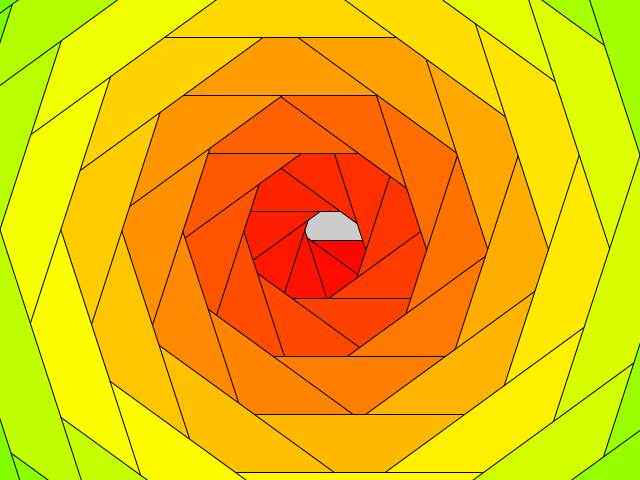
Frame 1 (no input)
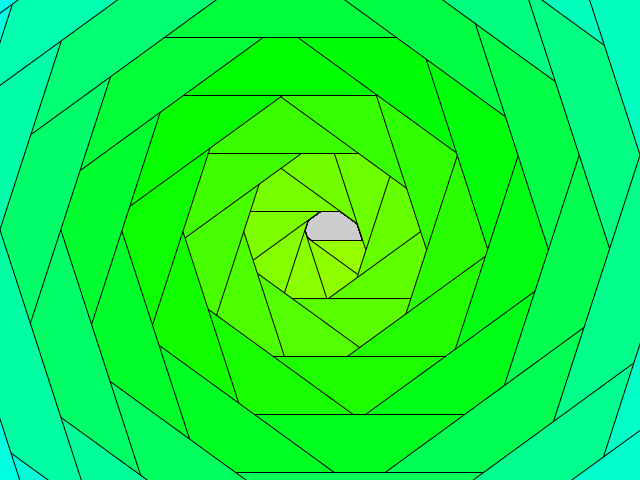
Frame 60 (the mouse pressed at the canvas centre just before this capture)
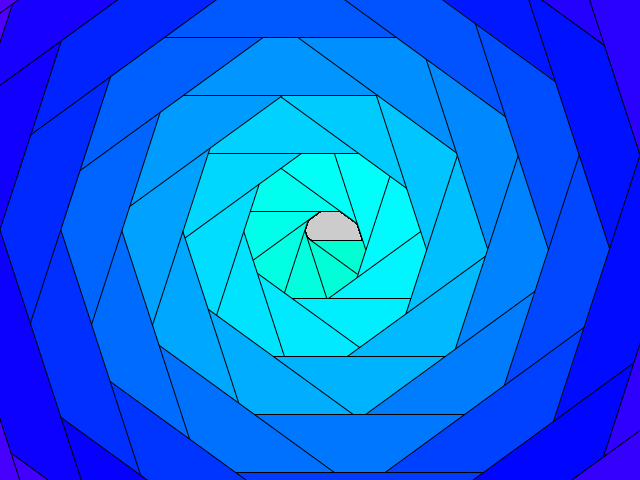
Frame 120 (the mouse held since frame 60 and released just before this capture)

The Processing sketch that drew these frames (run headless with seeded random() and noise(); from frame 60 on, the mouse is pressed at the canvas centre):

// Processing sketch: iwannamakepatterns
// ── iwannamakepatterns.pde
/* Title: Iwannamakepatterns *\
|* Author: Louie Wang        *|
|* Description: processing   *|
|* asked how many patterns   *|
|* will you make and the     *|
|* programmer said "yes"     *|
\*_Date:Sept.11,2024_________*/

//jk im not makin crap probs

//vegetables
int Mode = 0;
int SV1 = 10;
int SV2 = 12;

void setup() {
  size(640,480);
}

void draw() {
  //draw the patterns here and the buttons to
  switch(Mode){//why the dingus does processing autoformat the switch case to be so hard to read? do people actually write them that way? OG Comment: seriously, why don't people write switch cases like this? It's so much easier to read.
  case 0://rectanglopulous; SV1 = number of rects per ring, SV2 = number of rings OG Comment: image 1: coloured rect whirlpool thingy
  translate(width/2,height/2);
    float PPC; //Pixels Per Circle, not PowerPC
    int Longest;
    if(width>height){
      Longest = width;
    }else{
      Longest = height;
    }
    PPC = Longest / (SV2-1);
    for(float i=0;i<SV2;i++) {
      for(float j=0;j<SV1;j++) {
        float Angle = j/SV1*TAU; //who here uses TWO_PI anyways? Also this is wrong but it works, so if it aint broke don't fix it?
        push();
        colorMode(HSB);
        rotate(Angle);//see, I could just rotate this by a fixed value by moving the pushpop to the outside of this nested for(){} nightmare
        float Yoff = PPC*(j/SV1+i); //Y-offset
        fill((frameCount+(i*SV1+j))%255,255,255);
        rect(-Longest/2,Yoff,Longest,Longest);
        pop();
      }
    }
    break;
  case 1:
    break;
  }
}

/* yup section

  heyo, I'm not even finished my last project yet.
  Actually I haven't even started this one.
  I just want to note down that I want to make a
  golf game for the twoplayergames thingy.
  It's gonna be like the EA golf games on the GB.
  
  Okay, so maybe I will do a twoplayergames game.
  I actually don't think the golf game will be
  fitting of the criteria.

  Ok, even though this isnt the file with the yap,
  I'm going to record my thoughts on the Phestival,
  just so I can learn to merge changes and so I
  don't forget about it like the idiot I am.
  The Phestival ended at 9:23 PM yesterday,
  while I was marvelling at how a skateboard and
  a shuriken managed to get on the lost temple tunnel.
  Needless to say, team pirate won, maybe since
  it was the most popular team (probably).
  We won 6 of the 8 categories, with the first half
  being fully won by the pirates, which meant
  the scoring for the first half was 40-0, with
  10 points per category. The second half,
  it became 80-40 because it was 20 points per.
  The reward skin was Coil 2.0, which I IMMEDIATELY
  called "Coilgraft" because it looked like Coil
  was a Biograft, kinda.
  Anyways, I only found 2 other skins in the lobby.
  The first one was Steampunk(?) Scythe, who now
  occupies the murder apartment room. Obviously,
  I did not buy since I don't play Scythe.
  *catshot intensifies*
  The other one was on the flingy cheese side
  of the Rat Zone. Now, I thought the skin was like
  Piratekit 2.0 or something, because in the game
  icon and banner, it looked like it was Medkit.
  However the skin turned out to be Captain Rocket,
  which I bought anyway because cool rocket skin.
  Now I am only 32k bux poorer since the phestival
  awarded a whopping 3k bux to me for winning.
  Or maybe I read the price wrong and it was 32k bux.
  Anyways I gotta go to school cause school.
  I'm gonna learn how to merge no matter what.
  
  GRRRR it didn't save my work so I have to rewrite
  all of the yap manually. i hate this game
  At least I learned how to merge things.
  Or not really, but oh well, good enough for now.
  Holy heck, the bad piggies tusk till dawn theme is
  straight fire, head banger, super bop, turbo beat.
  I made the last 2 up, but this song is so good.
  Especially the perfect loop made from the game file.
  It's not like sonic mania where it's looped in software.
  The song was just baked as a perfect looping song.
  And now, I'm making a planning section just like old times.
  Also known as I'm too stupid to do this all in my head.
  
  Plannings upon thy wheels of colour:
  SV1 is for how many rects are per full circle of the pattern.
  SV2 is for how many full circles to draw in the pattern.
  Every rect gets offset Y-wise based on which rect it is.
  The function find out if width or height is longest,
  then it makes the thickness of a full circle into
  SV2-1 divided by width or height. This makes it draw offscreen.
  The rotation per rect is already figured out.
  The colour will be frameCount+(i*SV1+j) to cycle.
  Man, I miss programming for the Sega Genesis...
  At this point I feel like I'm writing a periodical
  rather than a computer program. I mean,
  the amount of lines that I have wrote down here
  is more than the lines of code that I wrote up there.
  Maybe I should just start a blog or something.
  Also, MisakiGothic(or Mincho) is crazy at 8pt.
  I think I should start using git for Tophat Turmoil.
  It is just more useful and stuff because
  I don't have to rely on OneDrive's version history.
  I mean, it deletes them after 90 days, so I should git.
  
  Okay, now that I have learned how to merge,
  naturally a rant follows.
  The whole merge business happened because somehow,
  I managed to have time travelled or something,
  as 2 days ago, my computer had the version that
  I thought was gone, but then just this morning,
  I yapped about phighting in this file on the same
  PC, the SAME PC that I used to make the original one,
  but somehow the changes weren't here when I was yapping.
  Then come afterschool, I decide to do a git pl
  since I thought that the original file was kaput,
  but then it told me that there were conflicts,
  and alakazam, the original file somehow reappears here?
  Mind you that I edited the SAME file on the SAME PC
  and this happens somehow. Crazy business.
  Anyhoo, I have english homework to attend to, so 'til next line.
*/
